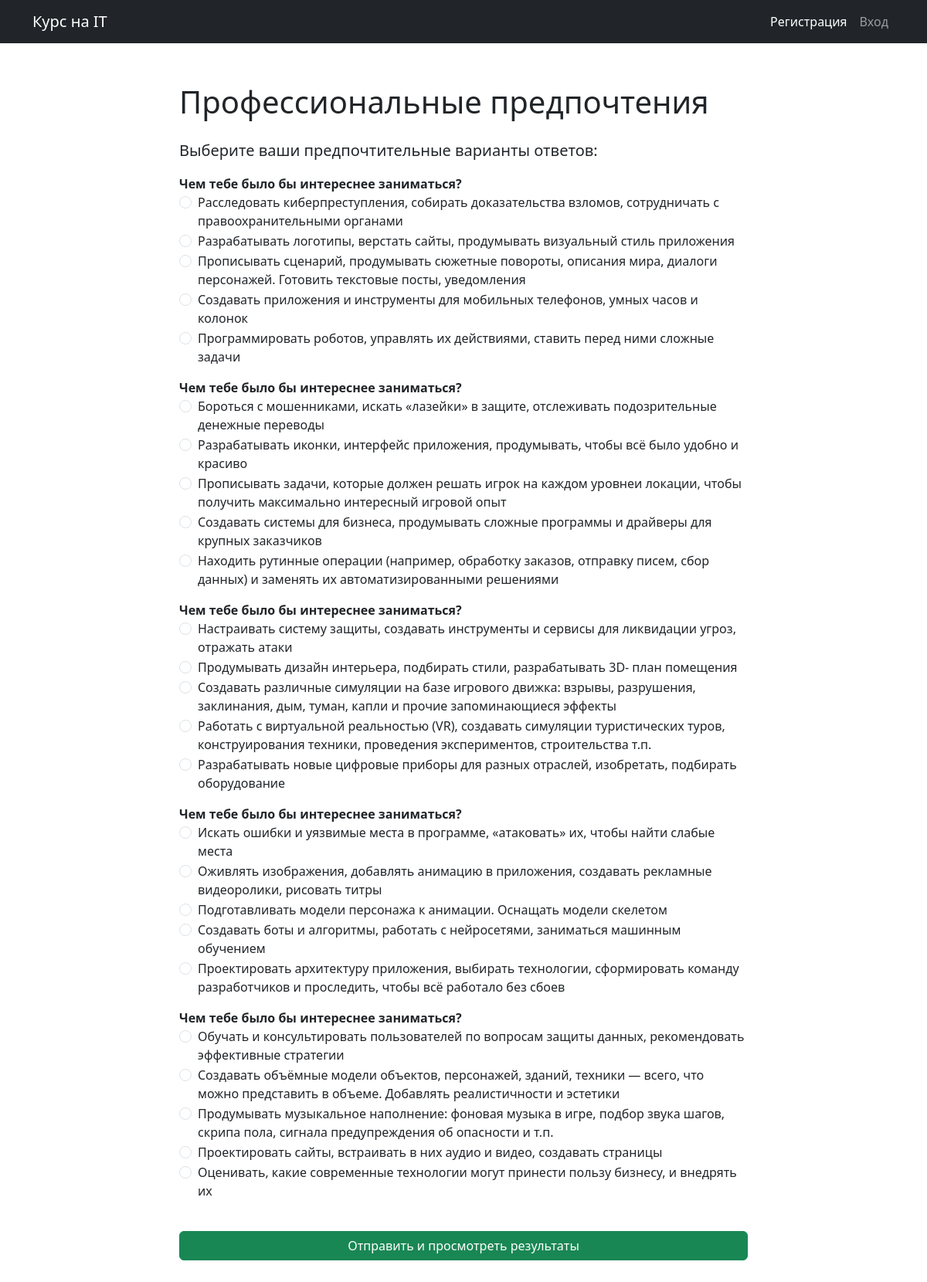
The app's page /block2/ (signed in), older data.
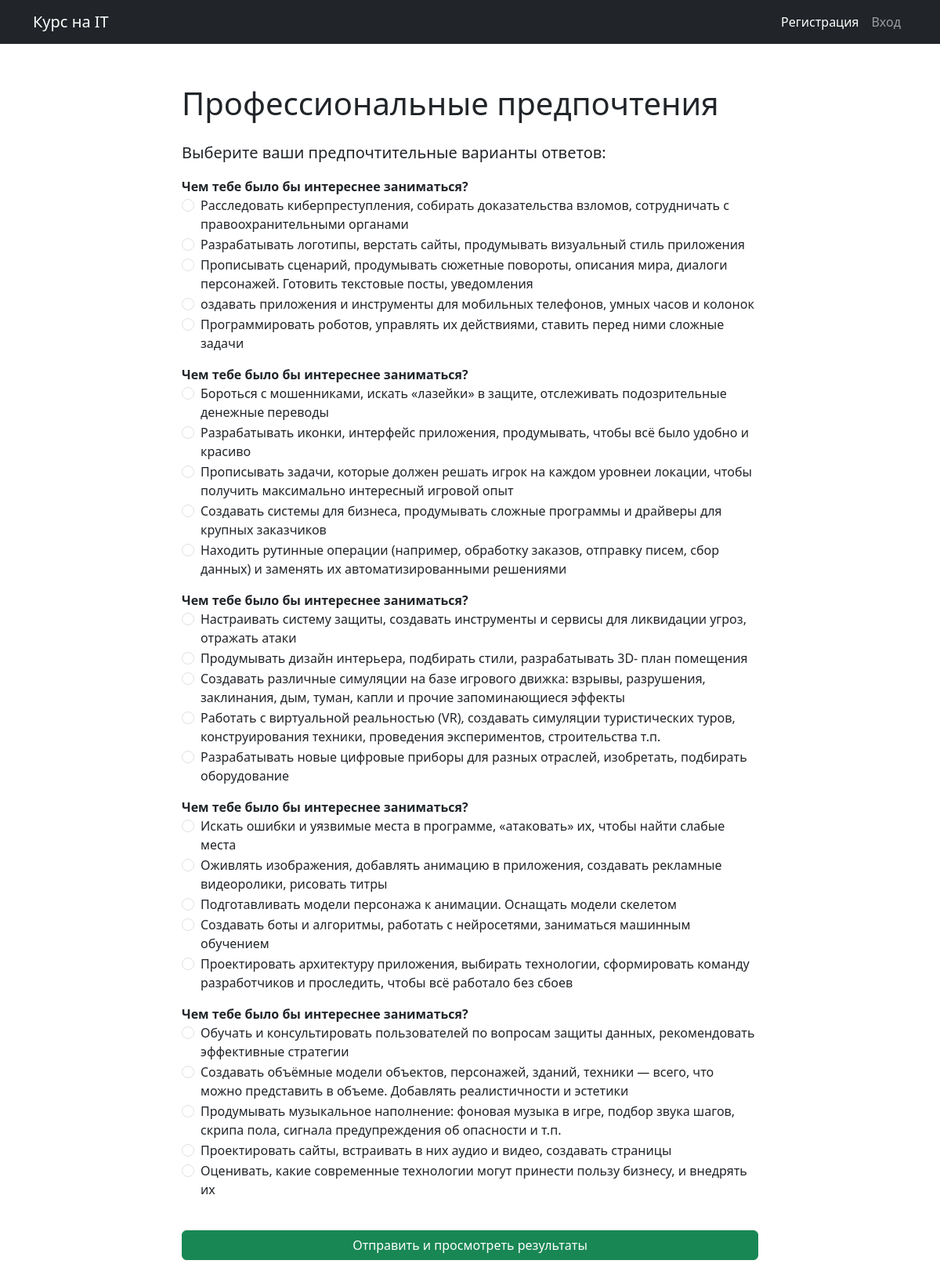
The same page, newer data.
### primary_test/models.py (models this page shows, shortened)
class Question(models.Model):
    text = models.CharField(max_length=255, db_index=True)
    test_type = models.CharField(max_length=50, choices=TEST_TYPES)
    block = models.ForeignKey(Block, on_delete=models.CASCADE, default=1)
    options = models.ManyToManyField('AnswerOption', related_name='linked_questions')

class AnswerOption(models.Model):
    question = models.ForeignKey(Question, on_delete=models.CASCADE)
    option_text = models.CharField(max_length=255, verbose_name="Вариант ответа")
    is_correct = models.BooleanField(default=False, verbose_name="Правильный ответ?")

### primary_test/views.py (the view, shortened to what this page needs)
# urls.py: path('block2/', block2_test_view, name='block2_test'),
@login_required
def block2_test_view(request):
    block_obj = get_object_or_404(Block, number=2)  # Получаем объект второго блока
    session_key = f"saved_answers_{block_obj.number}_{request.user.id}"
    all_questions = list(Question.objects.filter(block=block_obj))
    saved_answers = request.session.get(session_key, {})
    prepared_questions = []
    for question in all_questions:
        options = []
        for option in question.answeroption_set.all():
            checked = str(saved_answers.get(str(question.id), '')) == str(option.id)
            options.append((option, checked))
        prepared_questions.append((question, options))
    context = {
        'prepared_questions': prepared_questions
    }
    return render(request, 'primary_test/block2_test.html', context)

### primary_test/templates/primary_test/block2_test.html (shortened to what this page needs)
{% extends 'base.html' %}
{% block content %}
<div class="row justify-content-md-center">
    <div class="col-lg-8 col-md-10">
        <h1 class="mb-4">Профессиональные предпочтения</h1>
        <p class="lead">Выберите ваши предпочтительные варианты ответов:</p>
        <form action="{% url 'primary_test:block2_test' %}" method="post">
            {% for question, options in prepared_questions %}
                <div class="mb-3">
                    <label class="fw-bold">{{ question.text }}</label>
                    <div class="radio-group">
                        {% for option, checked in options %}
                            <div class="form-check">
                                <input class="form-check-input" type="radio" name="question_{{ question.id }}" id="option_{{ option.id }}" value="{{ option.id }}" {% if checked %}checked{% endif %}>
                                <label class="form-check-label" for="option_{{ option.id }}">{{ option.option_text }}</label>
                            </div>
                        {% endfor %}
                    </div>
                </div>
            {% endfor %}
            <button type="submit" class="btn btn-success w-100 my-4">Отправить и просмотреть результаты</button>
        </form>
    </div>
</div>
{% endblock %}

Row changes from the older to the newer data that the page shows:
removed AnswerOption: id "☐ Создавать приложения и инструм", option_text "Создавать приложения и инструменты для мобильных телефонов, умных часов и колонок", shown under Question (number 1 of 5 on the later page)
added AnswerOption: id "☐ оздавать приложения и инструме", option_text "оздавать приложения и инструменты для мобильных телефонов, умных часов и колонок", shown under Question (number 1 of 5 on the later page)
